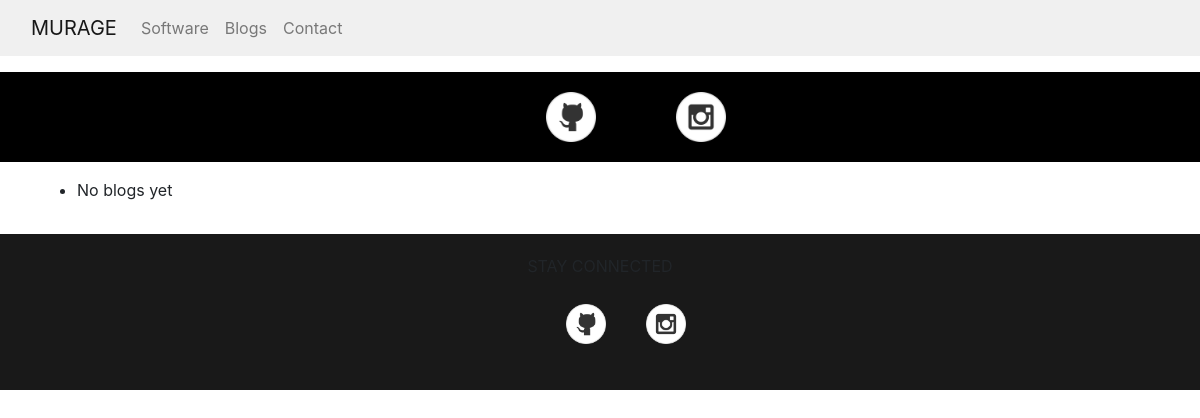
/blogs/blogs, run on an earlier commit of the app's database.
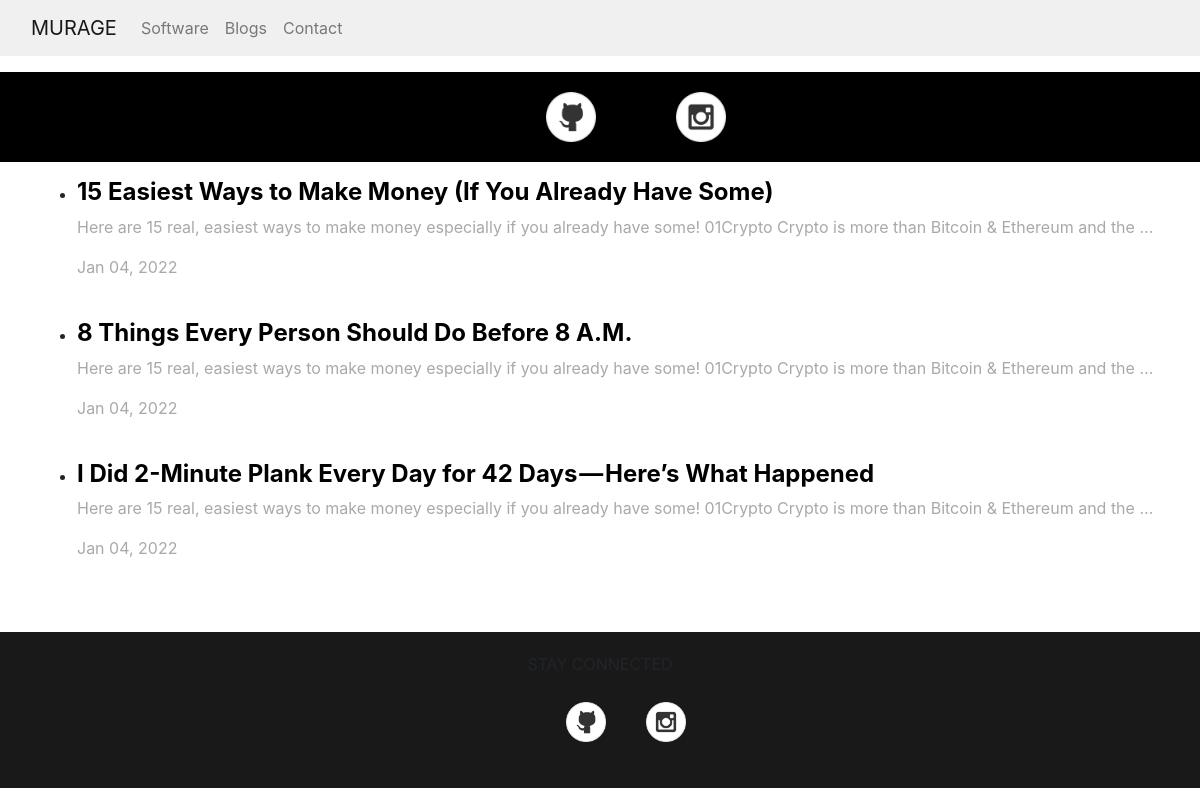
And on a later commit of the database.
### blogs/models.py (models this page shows, shortened)
class Blog(models.Model):
    topic = models.CharField(max_length=150)
    text = models.TextField()
    date_added = models.DateTimeField(auto_now_add=True)

### blogs/views.py (the view)
# urls.py: path("blogs", views.blogs, name='blogs'),
def blogs(request):
    blogs = Blog.objects.order_by('date_added')
    context = {'blogs': blogs}
    return render(request, 'mypage/blogs.html', context)

### mypage/templates/mypage/blogs.html (shortened to what this page needs)
{% extends 'mypage/base.html' %}
{% load static %}
{% load bootstrap4 %}
{% block content %}
{% include 'mypage/navbar.html' %}
<br>
<br>
<br>
<div class='icons' id='bg-icons' style="background: black;">
    <ul>
        <li><a href="#" ><img src=" {% static 'images/email.png'%}" alt=""></a></li>
        <li><a href="https://github.com/javaGhost1" target="_blank"><img src="{% static 'images/github.png'%}" alt=""></a></li>
        <li><a href="https://twitter.com/home" target="_blank"><img src="{% static 'images/twitter_transparent.png' %}" alt=""></a></li>
        <li><a href="https://www.instagram.com/njerufreeman/" target="_blank"><img src="{% static 'images/instagram.png'%}" alt=""></a></li>
    </ul>
</div>
<div class="container">
    <div class='card mb-3' style="border:none;">
        <ul>
            {% for blog in blogs %}
                <li>
                    <a class='blog-link' href={% url 'blogs:blog' blog.id%}>
                        <h4 class="header-text">{{blog.topic}}</h4>
                        <p>{{blog.text|safe|truncatewords:25}}</p>
                        <p>{{blog.date_added|date:'M d, Y'}}</p>
                    <br>
                </li>
            {%empty%}
                <li> No blogs yet</li>
            {% endfor %}
        </ul>
    </div>
</div>
{% include 'mypage/footer.html' %}
{% endblock content %}

### mypage/templates/mypage/base.html (shortened to what this page needs)
{% load bootstrap4 %}
{%load static%}
<!DOCTYPE html>
<html lang="en">
<head>
    <link href="https://cdn.jsdelivr.net/npm/bootstrap@5.1.0/dist/css/bootstrap.min.css" rel="stylesheet">
    <link rel="stylesheet" href="{% static '/css/style.css'%}">
    {% bootstrap_css %}
</head>
<body>
      <div class='main-page'>
        {% block content %}
        {% endblock content %}
    </div>
</body>
</html>

### mypage/templates/mypage/navbar.html (shortened to what this page needs)
{% extends 'mypage/base.html' %}
{% load static %}
{% block content %}
<nav id="global-nav" class="navbar navbar-expand-lg navbar-light fixed-top" style="background-color: rgb(240, 240, 240);">
    <div class="container-fluid">
      <a class="navbar-brand" href="{% url 'mypage:index'%}">MURAGE</a>
      <div class="collapse navbar-collapse" id="navbarNavDropdown">
        <ul class="navbar-nav">
          <li class="nav-item" id="nav-item">
            <a class="nav-link" id="nav-item" href="{% url "mypage:software"%}">Software</a>
          </li>
          <li class="nav-item" id="nav-item">
            <a class="nav-link" href="{% url 'blogs:blogs'%}">Blogs</a>
          </li>
          <li class="nav-item" id="nav-item">
            <a class="nav-link" href="{% url 'mypage:contact'%}">Contact</a>
          </li>
        </ul>
      </div>
    </div>
  </nav>
{% endblock content %}

### mypage/templates/mypage/footer.html
{% extends 'mypage/base.html' %}
{% load static %}
{% block content %}
<div>
    <footer class="footer container-fluid">
        <div class="container footer-content">
            <p class="footerText">STAY CONNECTED</p>
            <div class="icons">
                <ul>
                    <li><a href="#" ><img src=" {% static 'images/email.png'%}" alt=""></a></li>
                    <li><a href="https://github.com/javaGhost1" target="_blank"><img src="{% static 'images/github.png'%}" alt=""></a></li>
                    <li><a href="https://twitter.com/home" target="_blank"><img src="{% static 'images/twitter_transparent.png' %}" alt=""></a></li>
                    <li><a href="https://www.instagram.com/njerufreeman/" target="_blank"><img src="{% static 'images/instagram.png'%}" alt=""></a></li>
                </ul>
            </div>
        </div>
    </footer>
</div>
{% endblock content %}

### static/css/style.css (style rules this page uses)
body { font-size: 1rem; padding-top: 0px; margin: 0px; font-family: "Gravity-Regular"; }
.fixed-top { position: fixed; top: 0; padding: 21px; padding-top: 8px; padding-bottom: 8px; }
.icons ul { display: flex; justify-content: center; list-style: none; }
.icons ul li { padding: 10px; }
.icons ul img { height: 40px; }
#bg-icons ul li { padding: 20px; }
#bg-icons img { height: 50px; }
.blog-link p { padding: 0px; color: darkgray; }
.blog-link { text-decoration: none; font-family: medium-content-sans-serif-font, -apple-system, BlinkMacSystemFont, "Segoe UI", Roboto, Oxygen, Ubuntu, Cantarell, "Open Sans", "Helvetica Neue", sans-serif; }
.header-text { color: black; font-weight: 700; letter-spacing: 0px; }
.footer { background-color: #191919; padding: 20px; }
.footer-content { display: flex; flex-direction: column; justify-content: center; align-items: center; }

What changed in the data, as far as the page shows it:
added Blog: topic "15 Easiest Ways to Make Money (If You Already Have Some)", text "Here are 15 real, easiest ways to make money especially if you already have some! 01Crypto Crypto is more than Bitcoin & Ethereum and the …", date_added "Jan 04, 2022"
added Blog: topic "8 Things Every Person Should Do Before 8 A.M.", text "Here are 15 real, easiest ways to make money especially if you already have some! 01Crypto Crypto is more than Bitcoin & Ethereum and the …", date_added "Jan 04, 2022"
added Blog: topic "I Did 2-Minute Plank Every Day for 42 Days — Here’s What Happened", text "Here are 15 real, easiest ways to make money especially if you already have some! 01Crypto Crypto is more than Bitcoin & Ethereum and the …", date_added "Jan 04, 2022"
Also different on the page:
text no longer shown: "No blogs yet"
